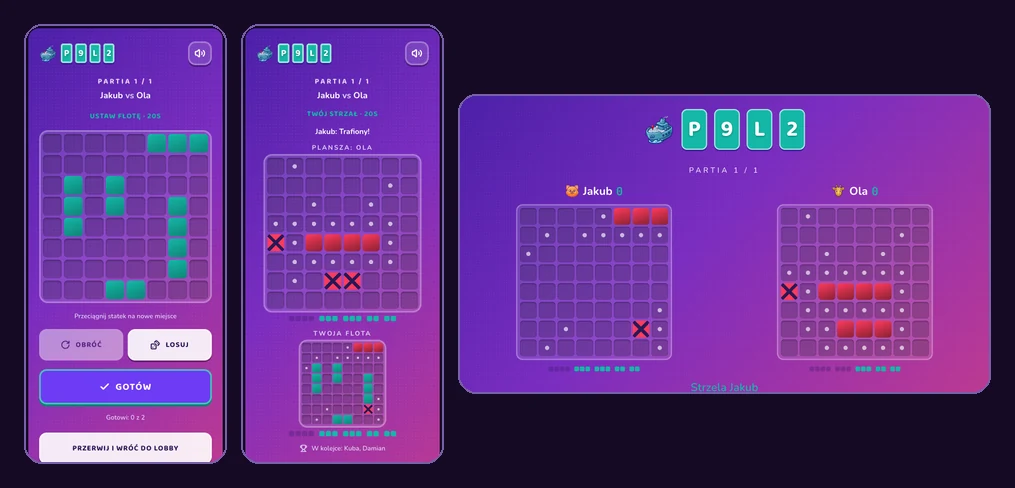
#> input picture docs/screenshots/statki.webp, 1015 x 488 px, given in place of statki.jpeg, which was not available
$ python kafelek.py '~/Downloads/statki.jpeg' public/games/statki.webp
#> lines starting #> are read from the running program, lines starting #| are printed output that depends on the picture; after the words box and inside, x2 and y2 are one past the last pixel; in counts of white or black regions, pixels touching at a corner belong together; pictures that were not available may be replaced by others from this repository, and a replacement may not be noted
#> in zrob, obraz is the input picture: PIL image 1015x488 RGB; mean R, G, B 91.6, 46, 128.8
"""Kafelek gry z obrazka Gemini: usuwa wrysowaną kratkę, przycina, skaluje do 192x192 WebP.

    python3 scripts/kafelek.py ~/Downloads/statki.jpeg public/games/statki.webp

Po wstawieniu pliku trzeba jeszcze dopisać id gry do `ILLUSTRATED`
w `src/components/GameIcon.tsx` — bez tego kafelek leży w repo i nikt go nie widzi.

Kratka przezroczystości jest tu NAMALOWANA (plik jest JPEG-iem, alfy nie ma), więc trzeba
ją usunąć samemu. Nie da się tego zrobić progiem na biel: biel występuje też w rysunku
(biały pionek Statków, prześwity w otworach Czwórek). Dlatego tło bierzemy WYPEŁNIENIEM
OD KRAWĘDZI - liczy się nie kolor, lecz to, czy piksel łączy się z brzegiem obrazka.
"""
import sys
from collections import deque

import numpy as np
from PIL import Image

ROZMIAR = 192          # tyle mają pozostałe kafelki w public/games
MARGINES = 0.03        # zapas wokół rysunku, ułamek boku
JASNE = 190            # od tylu w każdym kanale piksel może być kratką
SZARE = 28             # maksymalna różnica między kanałami (kratka jest bezbarwna)
OTULINA = 3            # ile pikseli tła zjeść dodatkowo - zjada halo po JPEG-u


def maska_tla(rgb: np.ndarray) -> np.ndarray:
    jasne = rgb.min(axis=2) >= JASNE
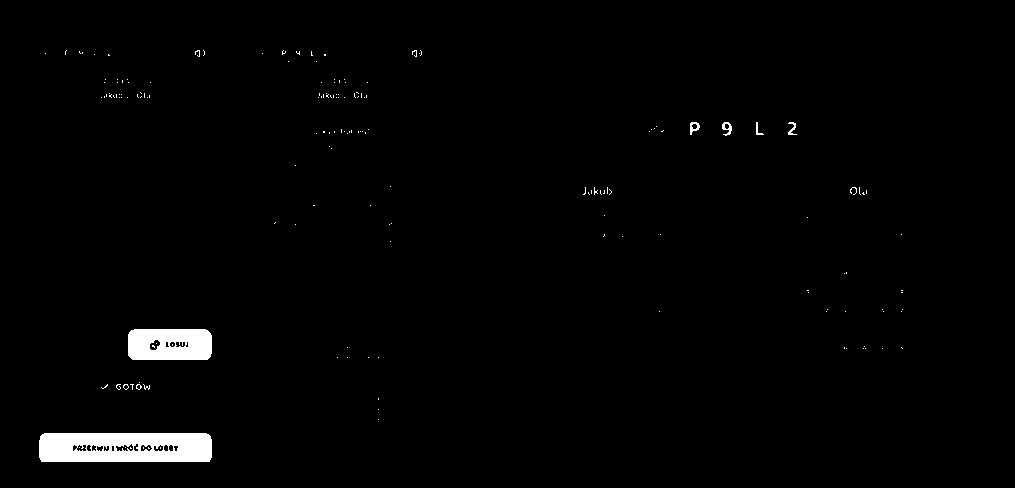
#> jasne: shape (488, 1015) bool; 1.6% white; 169 white regions (162 under 20 px), largest, box (x1, y1, x2, y2) and area: (39, 433, 212, 462) 4610, (128, 329, 212, 360) 2411, (722, 122, 732, 136) 73
    bezbarwne = (rgb.max(axis=2).astype(int) - rgb.min(axis=2).astype(int)) <= SZARE
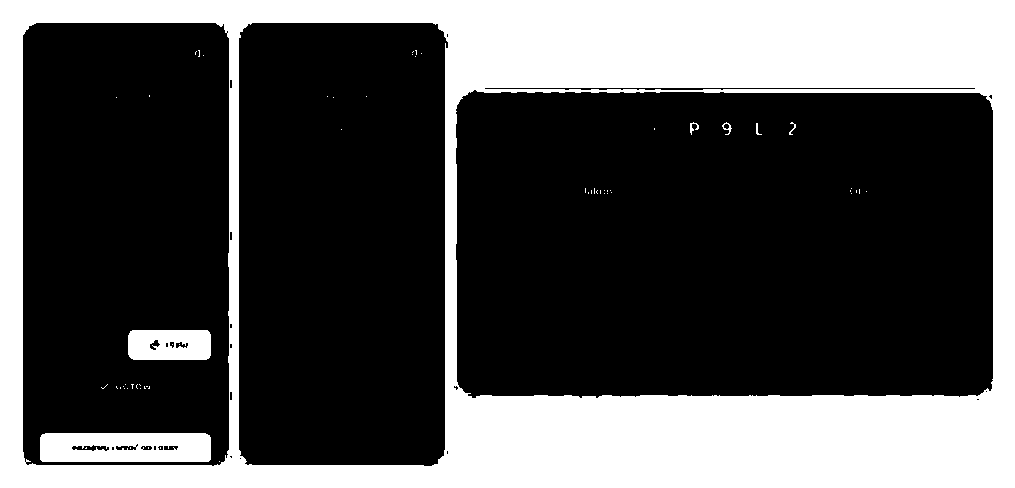
#> bezbarwne: shape (488, 1015) bool; 31.9% white; 61 white regions (54 under 20 px), largest, box (x1, y1, x2, y2) and area: (0, 0, 1015, 488) 150941, (40, 433, 211, 462) 4623, (128, 330, 211, 360) 2330
    kandydat = jasne & bezbarwne
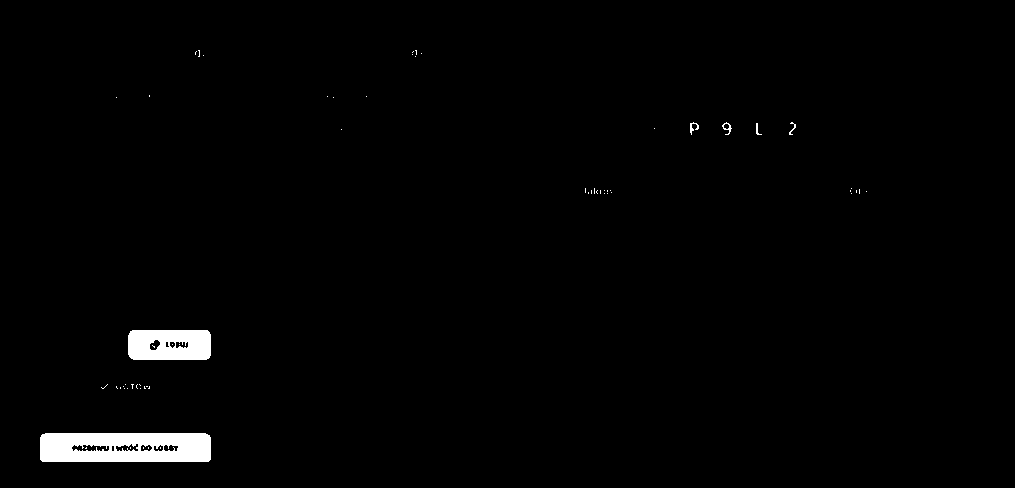
#> kandydat: shape (488, 1015) bool; 1.4% white; 61 white regions (55 under 20 px), largest, box (x1, y1, x2, y2) and area: (40, 433, 211, 462) 4527, (128, 330, 211, 360) 2297, (690, 122, 699, 135) 47, (722, 122, 732, 135) 46, (789, 122, 796, 135) 30, (756, 123, 762, 135) 28

    h, w = kandydat.shape
#> h = 488; w = 1015
    tlo = np.zeros((h, w), dtype=bool)
    kolejka = deque()
    for x in range(w):
        for y in (0, h - 1):
            if kandydat[y, x] and not tlo[y, x]:
                tlo[y, x] = True
                kolejka.append((y, x))
#> tlo: shape (488, 1015) bool; every value is 0
    for y in range(h):
        for x in (0, w - 1):
            if kandydat[y, x] and not tlo[y, x]:
                tlo[y, x] = True
                kolejka.append((y, x))

    while kolejka:
        y, x = kolejka.popleft()
        for dy, dx in ((1, 0), (-1, 0), (0, 1), (0, -1)):
            ny, nx = y + dy, x + dx
            if 0 <= ny < h and 0 <= nx < w and kandydat[ny, nx] and not tlo[ny, nx]:
                tlo[ny, nx] = True
                kolejka.append((ny, nx))
    return tlo


def rozszerz(maska: np.ndarray, ile: int) -> np.ndarray:
    """Rozlewa maskę o `ile` pikseli. JPEG zostawia wokół rysunku jasną obwódkę,
    która bez tego zostaje jako brudna ramka widoczna na ciemnym tle aplikacji."""
#> called with ile = 3
    wynik = maska.copy()
    for _ in range(ile):
        p = np.zeros_like(wynik)
        p[1:, :] |= wynik[:-1, :]
        p[:-1, :] |= wynik[1:, :]
        p[:, 1:] |= wynik[:, :-1]
        p[:, :-1] |= wynik[:, 1:]
        wynik |= p
    return wynik


def zrob(zrodlo: str, cel: str) -> None:
    obraz = Image.open(zrodlo).convert("RGB")
    rgb = np.array(obraz)
    tlo = rozszerz(maska_tla(rgb), OTULINA)

    alfa = np.where(tlo, 0, 255).astype(np.uint8)
#> alfa: shape (488, 1015); every value is 255
    rgba = np.dstack([rgb, alfa])
    wynik = Image.fromarray(rgba)

    # Przycięcie do rysunku, żeby kafelek nie miał przypadkowego zapasu z jednej strony.
    ramka = wynik.getbbox()
#> ramka = (0, 0, 1015, 488)
    if ramka:
        wynik = wynik.crop(ramka)

    bok = max(wynik.size)
#> bok = 1015
    plotno = round(bok * (1 + 2 * MARGINES))
#> plotno = 1076
    kwadrat = Image.new("RGBA", (plotno, plotno), (0, 0, 0, 0))
#> kwadrat: PIL image 1076x1076 RGBA; every value is 0
    kwadrat.paste(wynik, ((plotno - wynik.width) // 2, (plotno - wynik.height) // 2))
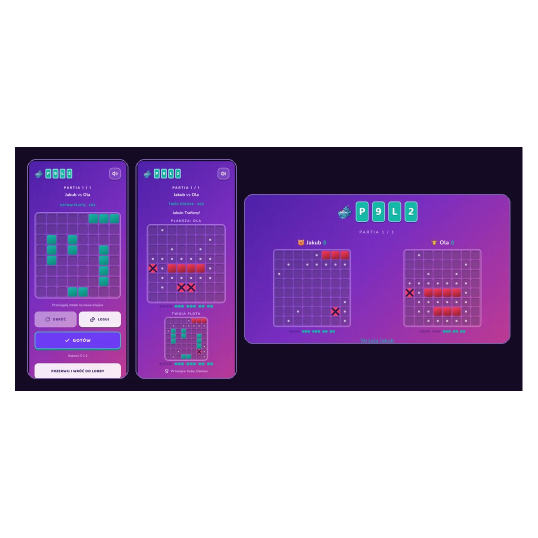
#> kwadrat: PIL image 1076x1076 RGBA (shown at 1/2 size); mean R, G, B, A 39.2, 19.7, 55.1, 109.1; transparent parts drawn white
    kwadrat = kwadrat.resize((ROZMIAR, ROZMIAR), Image.LANCZOS)
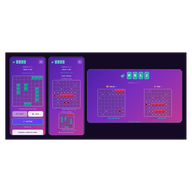
#> kwadrat: PIL image 192x192 RGBA; mean R, G, B, A 39.4, 19.8, 56.3, 109.1; transparent parts drawn white
    kwadrat.save(cel, "WEBP", quality=92, method=6)

    krycie = np.array(kwadrat)[:, :, 3]
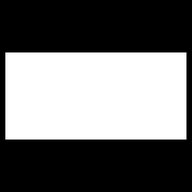
#> krycie: shape (192, 192); min 0, max 255, mean 109.1
    print(f"{cel}: {kwadrat.size[0]}x{kwadrat.size[1]}, "
          f"przezroczyste {round((krycie == 0).mean() * 100)}%, "
          f"rysunek {round((krycie > 200).mean() * 100)}%")
#| public/games/statki.webp: 192x192, przezroczyste 55%, rysunek 42%


if __name__ == "__main__":
    zrob(sys.argv[1], sys.argv[2])

$ run again, with docs/screenshots/chinczyk.webp copied over docs/screenshots/statki.webp
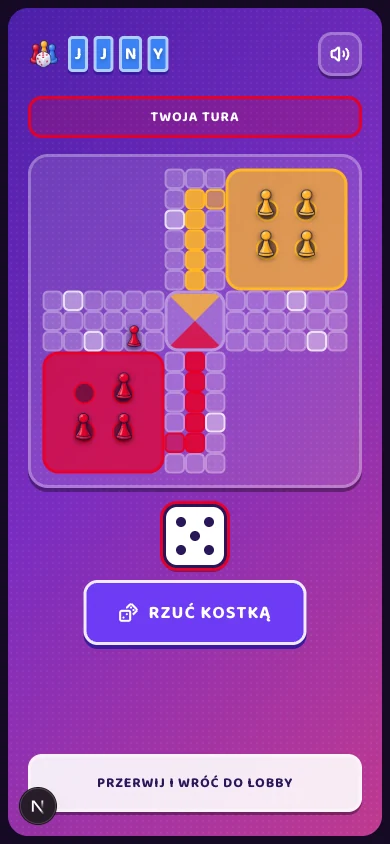
#> input picture docs/screenshots/chinczyk.webp, 390 x 844 px, given in place of statki.jpeg, which was not available
#> in zrob, obraz is the input picture: PIL image 390x844 RGB; mean R, G, B 146.2, 72.9, 166.1
#> in maska_tla, `jasne = rgb.min(axis=2) >= JASNE`:
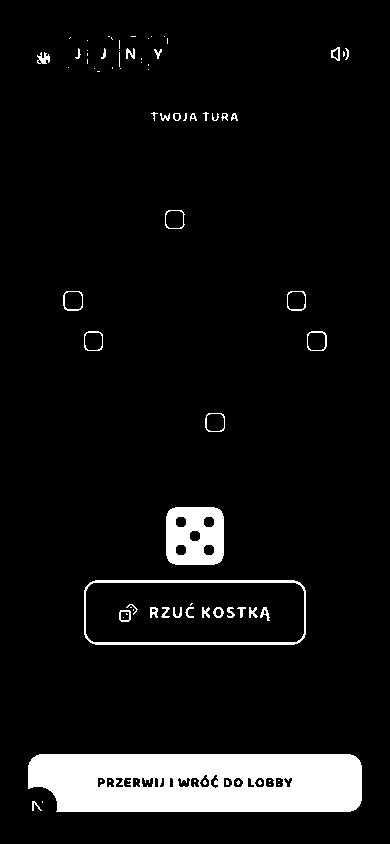
#> jasne: shape (844, 390) bool; 7.3% white; 81 white regions (45 under 20 px), largest, box (x1, y1, x2, y2) and area: (28, 754, 362, 812) 17561, (166, 507, 224, 565) 2808, (84, 580, 306, 645) 1503
#> bezbarwne: shape (844, 390) bool; 11.9% white; 132 white regions (34 under 20 px), largest, box (x1, y1, x2, y2) and area: (20, 754, 362, 824) 18537, (0, 0, 390, 844) 8793, (166, 507, 224, 565) 2822
#> kandydat: shape (844, 390) bool; 6.7% white; 62 white regions (34 under 20 px), largest, box (x1, y1, x2, y2) and area: (28, 754, 362, 812) 17433, (166, 507, 224, 565) 2795, (86, 635, 301, 645) 273
#> alfa: shape (844, 390); every value is 255
#> ramka = (0, 0, 390, 844)
#> in zrob, `krycie = np.array(kwadrat)[:, :, 3]`:
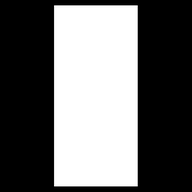
#> krycie: shape (192, 192); min 0, max 255, mean 104.8
#| public/games/statki.webp: 192x192, przezroczyste 57%, rysunek 41%
